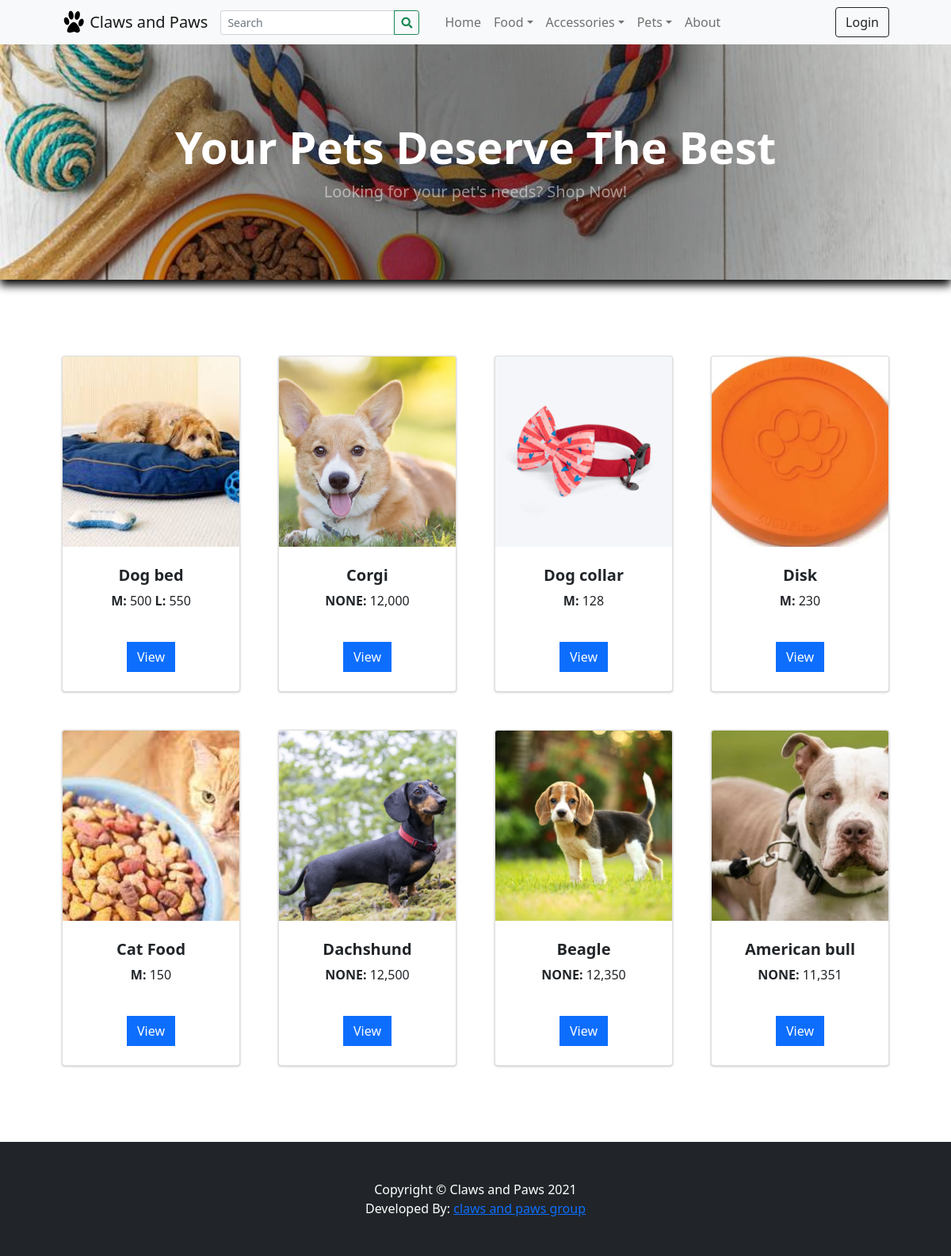
The page / on the database its author committed.
### tables this page shows
CREATE TABLE `categories` (
  `id` int NOT NULL AUTO_INCREMENT,
  `category` varchar(250) NOT NULL,
  `description` text,
  `status` tinyint(1) NOT NULL DEFAULT '1',
  `date_created` datetime NOT NULL DEFAULT CURRENT_TIMESTAMP,
  PRIMARY KEY (`id`)
);

CREATE TABLE `products` (
  `id` int NOT NULL AUTO_INCREMENT,
  `category_id` int NOT NULL,
  `sub_category_id` int NOT NULL,
  `product_name` varchar(250) NOT NULL,
  `description` text NOT NULL,
  `status` tinyint(1) NOT NULL DEFAULT '1',
  `date_created` datetime NOT NULL DEFAULT CURRENT_TIMESTAMP,
  PRIMARY KEY (`id`)
);

### classes/DBConnection.php (called while the page is built, shortened)
<?php
class DBConnection{
    private $host = "localhost";
    private $username ="root";
    private $password = 'Mydbserver@1';
    private $database = "pet_shop_db";
    public $conn;
    public function __construct(){
        if (!isset($this->conn)) {
            $this->conn = new mysqli($this->host, $this->username, $this->password, $this->database);
        }
    }
}
?>

### config.php (called while the page is built, shortened)
<?php
require_once('classes/DBConnection.php');
require_once('classes/SystemSettings.php');
function validate_image($file){
	if(!empty($file)){
		if(is_file(base_app.$file)){
			return base_url.$file;
		}else{
			return base_url.'dist/img/no-image-available.png';
		}
	}else{
		return base_url.'dist/img/no-image-available.png';
	}
}
?>

### inc/topBarNav.php (the view, shortened to what this page needs)
<nav class="navbar navbar-expand-lg navbar-light bg-light">
            <div class="container px-4 px-lg-5 ">
                <a class="navbar-brand" href="./">
                <img src="<?php echo validate_image($_settings->info('logo')) ?>" width="30" height="30" class="d-inline-block align-top" alt="" loading="lazy">
                <?php echo $_settings->info('short_name') ?>
                </a>
                <form class="form-inline" id="search-form">
                  <div class="input-group">
                    <input class="form-control form-control-sm form " type="search" placeholder="Search" aria-label="Search" name="search"  value="<?php echo isset($_GET['search']) ? $_GET['search'] : "" ?>"  aria-describedby="button-addon2">
                    <div class="input-group-append">
                      <button class="btn btn-outline-success btn-sm m-0" type="submit" id="button-addon2"><i class="fa fa-search"></i></button>
                    </div>
                  </div>
                </form>
                <div class="collapse navbar-collapse" id="navbarSupportedContent">
                    <ul class="navbar-nav me-auto mb-2 mb-lg-0 ms-lg-4">
                        <li class="nav-item"><a class="nav-link" aria-current="page" href="./">Home</a></li>
                        <?php
                        $cat_qry = $conn->query("SELECT * FROM categories where status = 1 ");
                        while($crow = $cat_qry->fetch_assoc()):
                          $sub_qry = $conn->query("SELECT * FROM sub_categories where status = 1 and parent_id = '{$crow['id']}' ");
                          if($sub_qry->num_rows <= 0):
                        ?>
                        <li class="nav-item"><a class="nav-link" aria-current="page" href="./?p=products&c=<?php echo md5($crow['id']) ?>"><?php echo $crow['category'] ?></a></li>
                        <?php else: ?>
                        <li class="nav-item dropdown">
                          <a class="nav-link dropdown-toggle" id="navbarDropdown<?php echo $crow['id'] ?>" href="#" role="button" data-toggle="dropdown" aria-expanded="false"><?php echo $crow['category'] ?></a></a>
                        </li>
                        <?php endif; ?>
                        <?php endwhile; ?>
                        <li class="nav-item"><a class="nav-link" href="./?p=about">About</a></li>
                    </ul>
                    <div class="d-flex align-items-center">
                      <?php if(!isset($_SESSION['userdata']['id'])): ?>
                        <button class="btn btn-outline-dark ml-2" id="login-btn" type="button">Login</button>
                        <?php endif; ?>
                    </div>
                </div>
            </div>
        </nav>

### inc/header.php (shortened to what this page needs)
<head>
    <link rel="stylesheet" href="<?php echo base_url ?>plugins/fontawesome-free/css/all.min.css">
    <link rel="stylesheet" href="<?php echo base_url ?>plugins/tempusdominus-bootstrap-4/css/tempusdominus-bootstrap-4.min.css">
  <link rel="stylesheet" href="<?php echo base_url ?>plugins/datatables-bs4/css/dataTables.bootstrap4.min.css">
  <link rel="stylesheet" href="<?php echo base_url ?>plugins/datatables-responsive/css/responsive.bootstrap4.min.css">
  <link rel="stylesheet" href="<?php echo base_url ?>plugins/datatables-buttons/css/buttons.bootstrap4.min.css">
  <link rel="stylesheet" href="<?php echo base_url ?>plugins/select2/css/select2.min.css">
  <link rel="stylesheet" href="<?php echo base_url ?>plugins/select2-bootstrap4-theme/select2-bootstrap4.min.css">
    <link rel="stylesheet" href="<?php echo base_url ?>plugins/icheck-bootstrap/icheck-bootstrap.min.css">
    <link rel="stylesheet" href="<?php echo base_url ?>plugins/jqvmap/jqvmap.min.css">
    <link rel="stylesheet" href="<?php echo base_url ?>dist/css/adminlte.css">
    <link rel="stylesheet" href="<?php echo base_url ?>dist/css/custom.css">
    <link rel="stylesheet" href="<?php echo base_url ?>assets/css/styles.css">
    <link rel="stylesheet" href="<?php echo base_url ?>plugins/overlayScrollbars/css/OverlayScrollbars.min.css">
    <link rel="stylesheet" href="<?php echo base_url ?>plugins/daterangepicker/daterangepicker.css">
    <link rel="stylesheet" href="<?php echo base_url ?>plugins/summernote/summernote-bs4.min.css">
  <link rel="stylesheet" href="<?php echo base_url ?>plugins/sweetalert2-theme-bootstrap-4/bootstrap-4.min.css">
  </head>

### home.php
 <header class="bg-dark py-5" id="main-header">
    <div class="container px-4 px-lg-5 my-5">
        <div class="text-center text-white">
            <h1 class="display-4 fw-bolder">Your Pets Deserve The Best</h1>
            <p class="lead fw-normal text-white-50 mb-0">Looking for your pet's needs? Shop Now!</p>
        </div>
    </div>
</header>
<section class="py-5">
    <div class="container px-4 px-lg-5 mt-5">
        <div class="row gx-4 gx-lg-5 row-cols-md-3 row-cols-xl-4 justify-content-center">
            <?php
                $products = $conn->query("SELECT * FROM `products` where status = 1 order by rand() limit 8 ");
                while($row = $products->fetch_assoc()):
                    $upload_path = base_app.'/uploads/product_'.$row['id'];
                    $img = "";
                    if(is_dir($upload_path)){
                        $fileO = scandir($upload_path);
                        if(isset($fileO[2]))
                            $img = "uploads/product_".$row['id']."/".$fileO[2];
                    }
                    $inventory = $conn->query("SELECT * FROM inventory where product_id = ".$row['id']);
                    $inv = array();
                    while($ir = $inventory->fetch_assoc()){
                        $inv[$ir['size']] = number_format($ir['price']);
                    }
            ?>
            <div class="col mb-5">
                <div class="card h-100 product-item">
                    <img class="card-img-top w-100" src="<?php echo validate_image($img) ?>" alt="..." />
                    <div class="card-body p-4">
                        <div class="text-center">
                            <h5 class="fw-bolder"><?php echo $row['product_name'] ?></h5>
                            <?php foreach($inv as $k=> $v): ?>
                                <span><b><?php echo $k ?>: </b><?php echo $v ?></span>
                            <?php endforeach; ?>
                        </div>
                    </div>
                    <div class="card-footer p-4 pt-0 border-top-0 bg-transparent">
                        <div class="text-center">
                            <a class="btn btn-flat btn-primary "   href=".?p=view_product&id=<?php echo md5($row['id']) ?>">View</a>
                        </div>
                    </div>
                </div>
            </div>
            <?php endwhile; ?>
        </div>
    </div>
</section>

### inc/footer.php (shortened to what this page needs)
<footer class="py-5 bg-dark">
            <div class="container">
              <p class="m-0 text-center text-white">Copyright &copy; <?php echo $_settings->info('short_name') ?> 2021</p>
              <p class="m-0 text-center text-white">Developed By: <a href="mailto:pawssupport@gmail.com">claws and paws group</a></p>
          </div>
        </footer>

### rows shown on the page
categories: category "Food"
categories: category "Accessories"
categories: category "Pets"
products: shows a picture, product_name "Dog bed", k "M", v "500", k "L", v "550"
products: shows a picture, product_name "Corgi", k "NONE", v "12,000"
products: shows a picture, product_name "Dog collar", k "M", v "128"
products: shows a picture, product_name "Disk", k "M", v "230"
products: shows a picture, product_name "Cat Food", k "M", v "150"
products: shows a picture, product_name "Dachshund", k "NONE", v "12,500"
products: shows a picture, product_name "Beagle", k "NONE", v "12,350"
products: shows a picture, product_name "American bull", k "NONE", v "11,351"

### other values the page prints
$_settings->info('short_name') "Claws and Paws"
